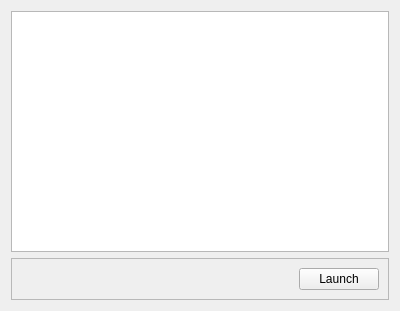
<?xml version="1.0" encoding="UTF-8"?>
<ui version="4.0">
 <class>launch</class>
 <widget class="QWidget" name="launch">
  <property name="geometry">
   <rect>
    <x>0</x>
    <y>0</y>
    <width>400</width>
    <height>311</height>
   </rect>
  </property>
  <property name="windowTitle">
   <string>Form</string>
  </property>
  <layout class="QVBoxLayout" name="verticalLayout">
   <item>
    <widget class="QPlainTextEdit" name="plainTextEdit"/>
   </item>
   <item>
    <widget class="QFrame" name="frame">
     <property name="frameShape">
      <enum>QFrame::StyledPanel</enum>
     </property>
     <property name="frameShadow">
      <enum>QFrame::Raised</enum>
     </property>
     <layout class="QHBoxLayout" name="horizontalLayout">
      <item>
       <spacer name="horizontalSpacer">
        <property name="orientation">
         <enum>Qt::Horizontal</enum>
        </property>
        <property name="sizeHint" stdset="0">
         <size>
          <width>73</width>
          <height>20</height>
         </size>
        </property>
       </spacer>
      </item>
      <item>
       <widget class="QPushButton" name="pushButton_2">
        <property name="text">
         <string>Launch</string>
        </property>
       </widget>
      </item>
     </layout>
    </widget>
   </item>
  </layout>
 </widget>
 <resources/>
 <connections/>
</ui>
